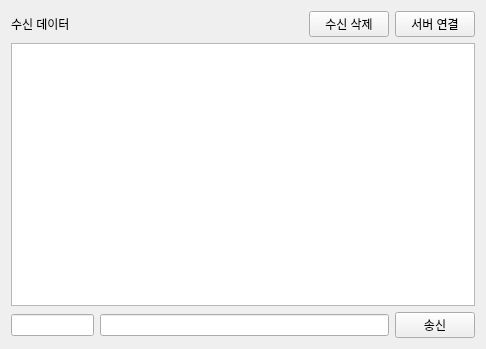
<?xml version="1.0" encoding="UTF-8"?>
<ui version="4.0">
 <class>Tab2SocketClient</class>
 <widget class="QWidget" name="Tab2SocketClient">
  <property name="geometry">
   <rect>
    <x>0</x>
    <y>0</y>
    <width>486</width>
    <height>349</height>
   </rect>
  </property>
  <property name="windowTitle">
   <string>Form</string>
  </property>
  <layout class="QVBoxLayout" name="verticalLayout" stretch="1,8,1">
   <item>
    <layout class="QHBoxLayout" name="horizontalLayout" stretch="8,1,1">
     <item>
      <widget class="QLabel" name="label">
       <property name="text">
        <string>수신 데이터</string>
       </property>
      </widget>
     </item>
     <item>
      <widget class="QPushButton" name="pPBrecvDataClear">
       <property name="text">
        <string>수신 삭제</string>
       </property>
      </widget>
     </item>
     <item>
      <widget class="QPushButton" name="pPBserverConnect">
       <property name="text">
        <string>서버 연결</string>
       </property>
       <property name="checkable">
        <bool>true</bool>
       </property>
      </widget>
     </item>
    </layout>
   </item>
   <item>
    <layout class="QHBoxLayout" name="horizontalLayout_2">
     <item>
      <widget class="QTextEdit" name="pTErecvData"/>
     </item>
    </layout>
   </item>
   <item>
    <layout class="QHBoxLayout" name="horizontalLayout_3" stretch="2,7,1">
     <item>
      <widget class="QLineEdit" name="PLErecvId"/>
     </item>
     <item>
      <widget class="QLineEdit" name="PLEsendData"/>
     </item>
     <item>
      <widget class="QPushButton" name="pPBsendButton">
       <property name="text">
        <string>송신</string>
       </property>
      </widget>
     </item>
    </layout>
   </item>
  </layout>
 </widget>
 <resources/>
 <connections>
  <connection>
   <sender>PLEsendData</sender>
   <signal>returnPressed()</signal>
   <receiver>pPBsendButton</receiver>
   <slot>click()</slot>
   <hints>
    <hint type="sourcelabel">
     <x>338</x>
     <y>327</y>
    </hint>
    <hint type="destinationlabel">
     <x>412</x>
     <y>323</y>
    </hint>
   </hints>
  </connection>
 </connections>
</ui>
